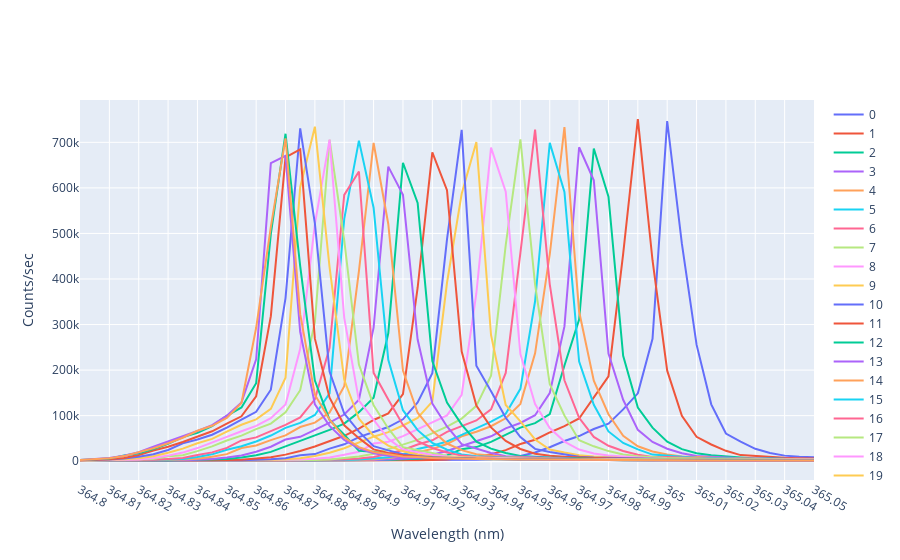

Notebook code cell kept with this figure:
### Code cell
import numpy as np
import matplotlib.pyplot as plt
import pandas as pd
import plotly.express as px
import plotly.graph_objects as go

FileNames = [0]*25
for i in range(len(FileNames)):
    string = 'Default (%.0f)' %(i+1)
    FileNames[i] = [string]
    print(FileNames[i])

fig = go.Figure()

for j in range(len(FileNames)):

    df = pd.read_csv(FileNames[j][0])
    dataWheader = np.array(df)

    data = dataWheader[2::]
    Wavelength = [0]*len(data) 
    Count = [0]*len(data)
    MaxLoc = [0]*len(data)
    for i in range(len(data)):
        step_0 = str(data[i]).split('\\t')
        Wavelength[i] = float(step_0[0][2::])
        Count[i] = float(step_0[1][0:-2])
    
     # Add traces
    fig.add_trace(go.Scatter(x=Wavelength, y=Count,
                    mode='lines',
                    name='%.0f' %j))

#plt.legend()
#plt.xlim(364.85, 365.025)
#lgd = ax.legend(bbox_to_anchor=(1.1, 0.1))
#text = ax.text(-0.2,1.05, "Default25to35", transform=ax.transAxes) # CHANGE K_RANGE
#go.savefig('June18_recalibration2_cursor.png', bbox_extra_artists=(lgd, text), bbox_inches='tight')

fig['layout']['xaxis'].update(title='Wavelength (nm)', range=[364.8, 365.05], dtick=0.01, autorange=False)
fig['layout']['yaxis'].update(title='Counts/sec', autorange=True)
fig.show()
